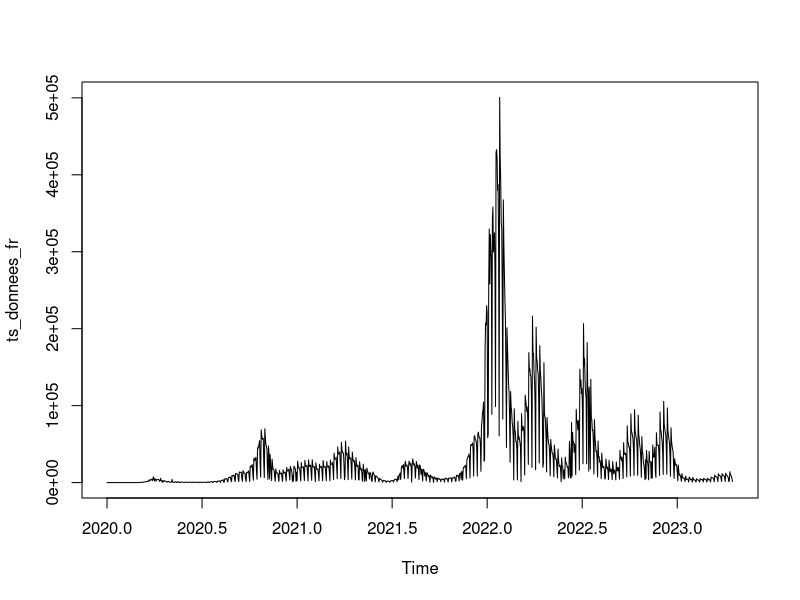
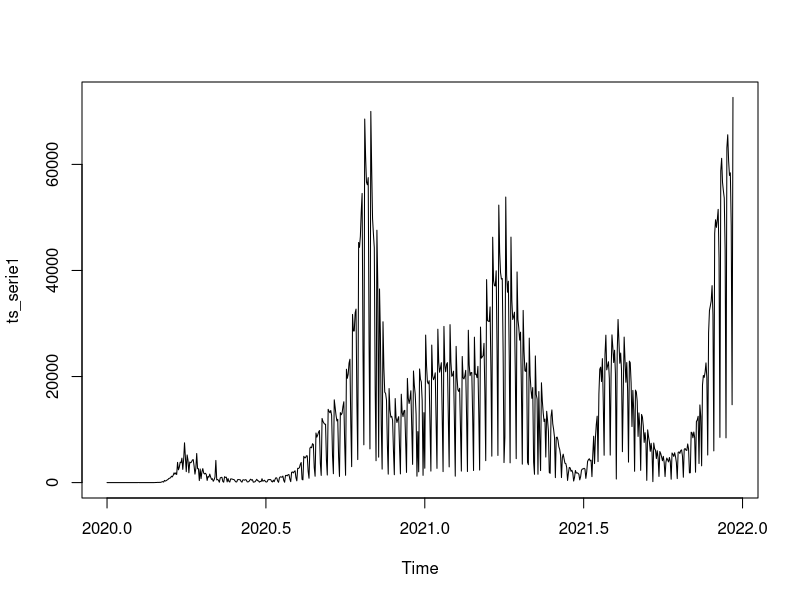
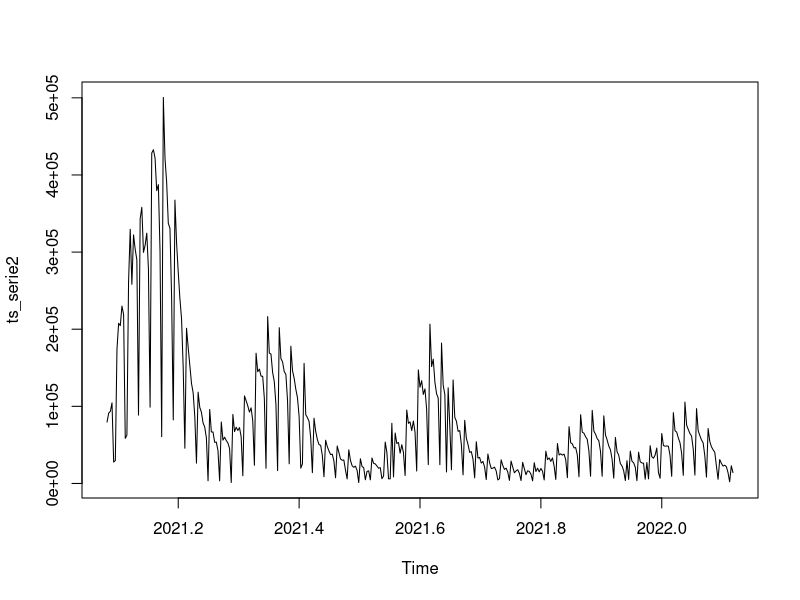
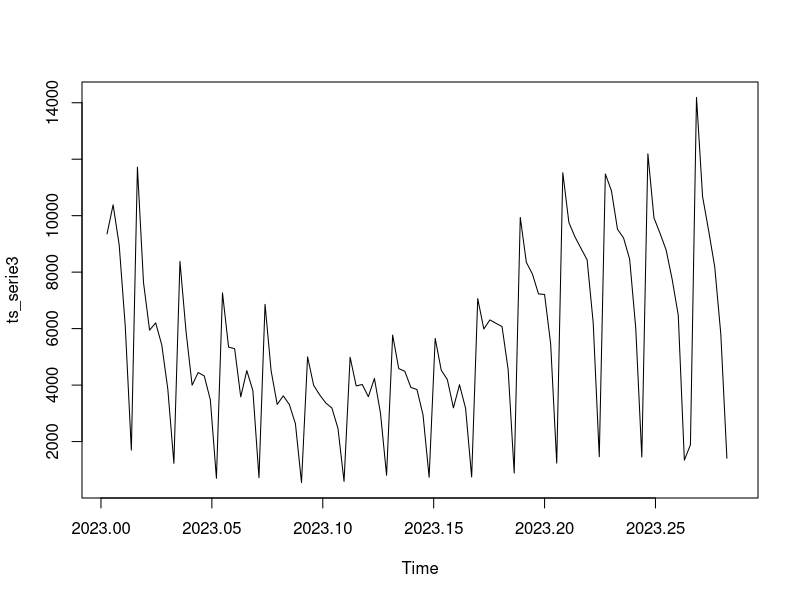
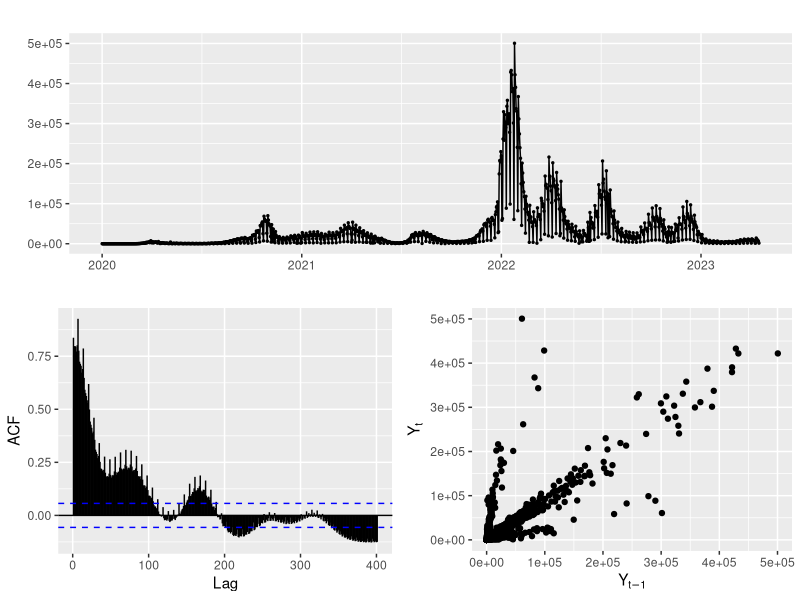
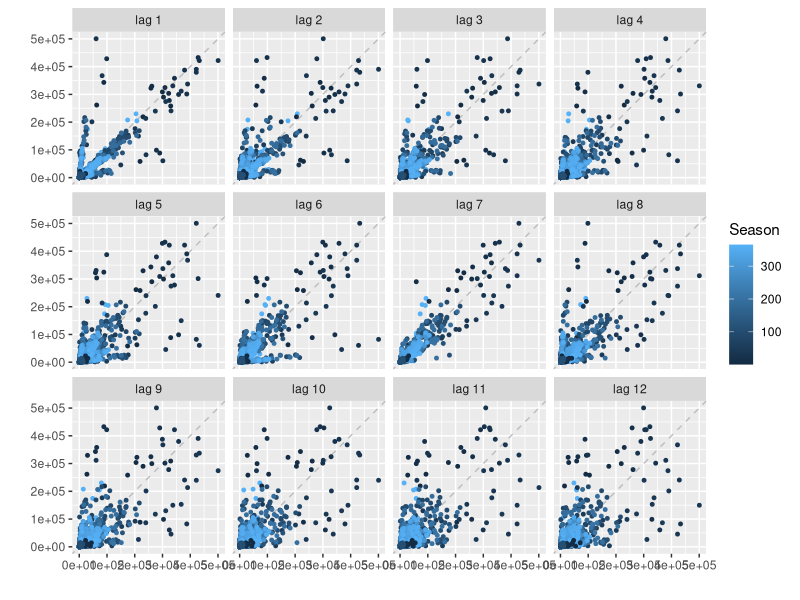
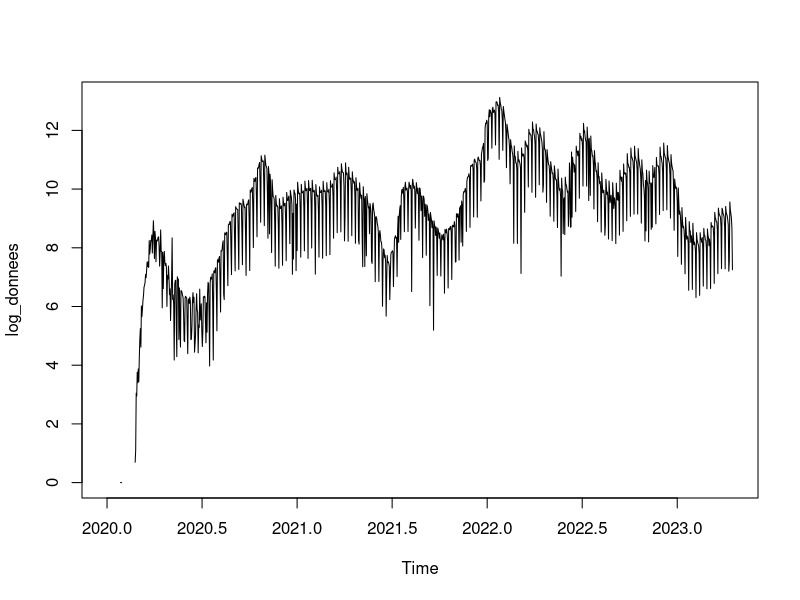
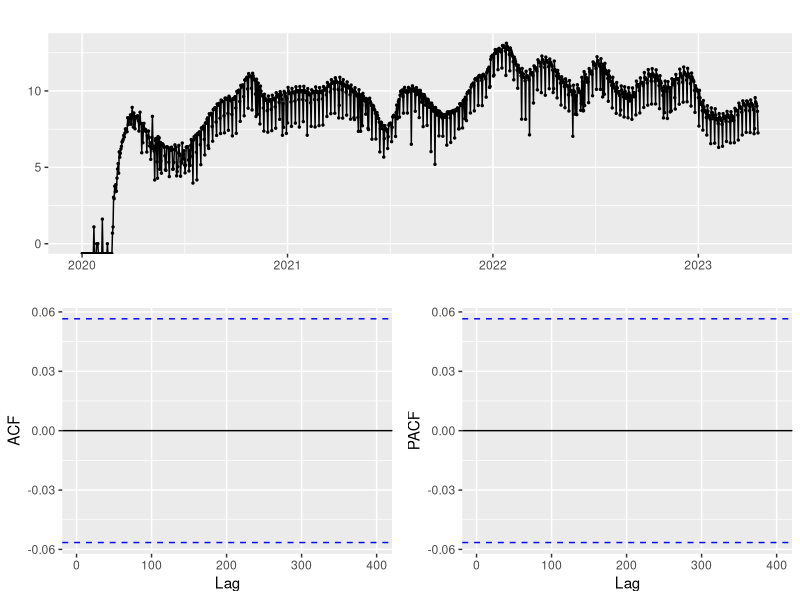

Write R code to recreate these figures, in order.
## ---- chunk 1
library(dplyr)
library(forecast)
## ---- chunk 2
donnees_fr <- read.csv("covid_france.csv",sep=",")
summary(donnees_fr)
## ---- chunk 3
min(donnees_fr$date)
max(donnees_fr$date)
## ---- chunk 4
ts_donnees_fr <- ts(donnees_fr$new_cases,start = c(2020,1,3), frequency = 365)
# class(ts_donnees_fr)
## ---- chunk 5
plot(ts_donnees_fr)
## ---- chunk 6
serie1 <- donnees_fr |> 
  filter(date<="2021-12-22")
# serie1
ts_serie1 <- ts(serie1$new_cases,start = c(2020,1,3), frequency = 365)



serie2 <- donnees_fr |> 
  filter(date>"2021-12-22", date<="2023-01-05")
# serie2

ts_serie2 <- ts(serie2$new_cases,start = c(2021,31,12), frequency = 365)



serie3 <- donnees_fr |> 
  filter(date>"2023-01-05")

ts_serie3 <- ts(serie3$new_cases,start = c(2023,2,5), frequency = 365)
## ---- chunk 7
plot(ts_serie1)
## ---- chunk 8
plot(ts_serie2)
## ---- chunk 9
plot(ts_serie3)
## ---- chunk 10

## ---- chunk 11
ts_donnees_fr |> 
  ggtsdisplay(
    plot.type = "scatter")
## ---- chunk 12
forecast::gglagplot(ts_donnees_fr,lags=12,do.lines = FALSE)
## ---- chunk 13
log_donnees <- log(ts_donnees_fr)
## ---- chunk 14
plot(log_donnees)
ggtsdisplay(log_donnees)
## ---- chunk 15
carre_donnees <- ts_donnees_fr^2
plot(carre_donnees)
ggtsdisplay(carre_donnees)
